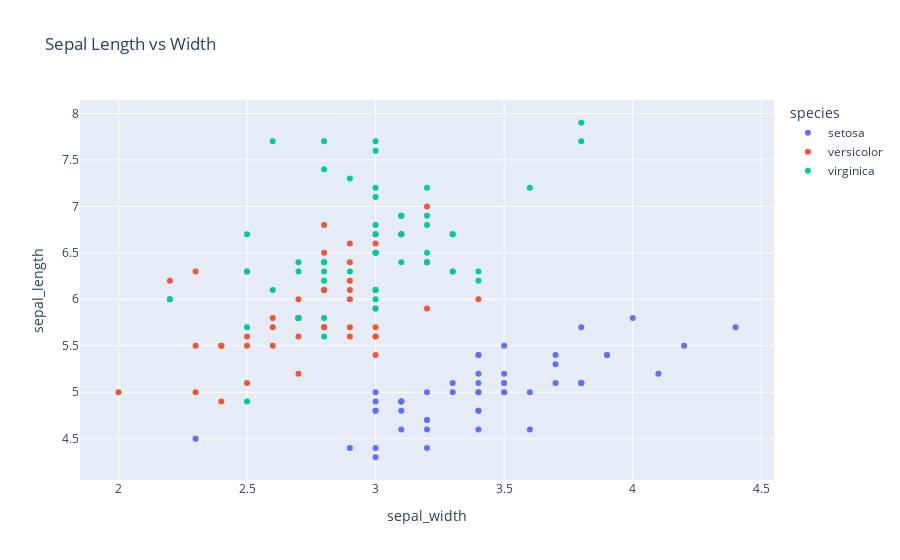

Notebook code cell kept with this figure:
### Code cell
fig = px.scatter(iris_data, x = 'sepal_width', y = 'sepal_length', color='species', title='Sepal Length vs Width')
fig.show()

### Figure 1 — Plotly figure (JSON) as saved in the notebook; plotly's stock layout.template omitted (floating-point values rounded to 4 significant figures)
{"data": [{"hovertemplate": "species=setosa<br>sepal_width=%{x}<br>sepal_length=%{y}<extra></extra>", "legendgroup": "setosa", "marker": {"color": "#636efa", "symbol": "circle"}, "mode": "markers", "name": "setosa", "orientation": "v", "showlegend": true, "type": "scatter", "x": [3.5, 3, 3.2, 3.1, 3.6, 3.9, 3.4, 3.4, 2.9, 3.1, 3.7, 3.4, 3, 3, 4, 4.4, 3.9, 3.5, 3.8, 3.8, 3.4, 3.7, 3.6, 3.3, 3.4, 3, 3.4, 3.5, 3.4, 3.2, 3.1, 3.4, 4.1, 4.2, 3.1, 3.2, 3.5, 3.1, 3, 3.4, 3.5, 2.3, 3.2, 3.5, 3.8, 3, 3.8, 3.2, 3.7, 3.3], "xaxis": "x", "y": [5.1, 4.9, 4.7, 4.6, 5, 5.4, 4.6, 5, 4.4, 4.9, 5.4, 4.8, 4.8, 4.3, 5.8, 5.7, 5.4, 5.1, 5.7, 5.1, 5.4, 5.1, 4.6, 5.1, 4.8, 5, 5, 5.2, 5.2, 4.7, 4.8, 5.4, 5.2, 5.5, 4.9, 5, 5.5, 4.9, 4.4, 5.1, 5, 4.5, 4.4, 5, 5.1, 4.8, 5.1, 4.6, 5.3, 5], "yaxis": "y"}, {"hovertemplate": "species=versicolor<br>sepal_width=%{x}<br>sepal_length=%{y}<extra></extra>", "legendgroup": "versicolor", "marker": {"color": "#EF553B", "symbol": "circle"}, "mode": "markers", "name": "versicolor", "orientation": "v", "showlegend": true, "type": "scatter", "x": [3.2, 3.2, 3.1, 2.3, 2.8, 2.8, 3.3, 2.4, 2.9, 2.7, 2, 3, 2.2, 2.9, 2.9, 3.1, 3, 2.7, 2.2, 2.5, 3.2, 2.8, 2.5, 2.8, 2.9, 3, 2.8, 3, 2.9, 2.6, 2.4, 2.4, 2.7, 2.7, 3, 3.4, 3.1, 2.3, 3, 2.5, 2.6, 3, 2.6, 2.3, 2.7, 3, 2.9, 2.9, 2.5, 2.8], "xaxis": "x", "y": [7, 6.4, 6.9, 5.5, 6.5, 5.7, 6.3, 4.9, 6.6, 5.2, 5, 5.9, 6, 6.1, 5.6, 6.7, 5.6, 5.8, 6.2, 5.6, 5.9, 6.1, 6.3, 6.1, 6.4, 6.6, 6.8, 6.7, 6, 5.7, 5.5, 5.5, 5.8, 6, 5.4, 6, 6.7, 6.3, 5.6, 5.5, 5.5, 6.1, 5.8, 5, 5.6, 5.7, 5.7, 6.2, 5.1, 5.7], "yaxis": "y"}, {"hovertemplate": "species=virginica<br>sepal_width=%{x}<br>sepal_length=%{y}<extra></extra>", "legendgroup": "virginica", "marker": {"color": "#00cc96", "symbol": "circle"}, "mode": "markers", "name": "virginica", "orientation": "v", "showlegend": true, "type": "scatter", "x": [3.3, 2.7, 3, 2.9, 3, 3, 2.5, 2.9, 2.5, 3.6, 3.2, 2.7, 3, 2.5, 2.8, 3.2, 3, 3.8, 2.6, 2.2, 3.2, 2.8, 2.8, 2.7, 3.3, 3.2, 2.8, 3, 2.8, 3, 2.8, 3.8, 2.8, 2.8, 2.6, 3, 3.4, 3.1, 3, 3.1, 3.1, 3.1, 2.7, 3.2, 3.3, 3, 2.5, 3, 3.4, 3], "xaxis": "x", "y": [6.3, 5.8, 7.1, 6.3, 6.5, 7.6, 4.9, 7.3, 6.7, 7.2, 6.5, 6.4, 6.8, 5.7, 5.8, 6.4, 6.5, 7.7, 7.7, 6, 6.9, 5.6, 7.7, 6.3, 6.7, 7.2, 6.2, 6.1, 6.4, 7.2, 7.4, 7.9, 6.4, 6.3, 6.1, 7.7, 6.3, 6.4, 6, 6.9, 6.7, 6.9, 5.8, 6.8, 6.7, 6.7, 6.3, 6.5, 6.2, 5.9], "yaxis": "y"}], "layout": {"legend": {"title": {"text": "species"}, "tracegroupgap": 0}, "title": {"text": "Sepal Length vs Width"}, "xaxis": {"anchor": "y", "domain": [0, 1], "title": {"text": "sepal_width"}}, "yaxis": {"anchor": "x", "domain": [0, 1], "title": {"text": "sepal_length"}}}}
